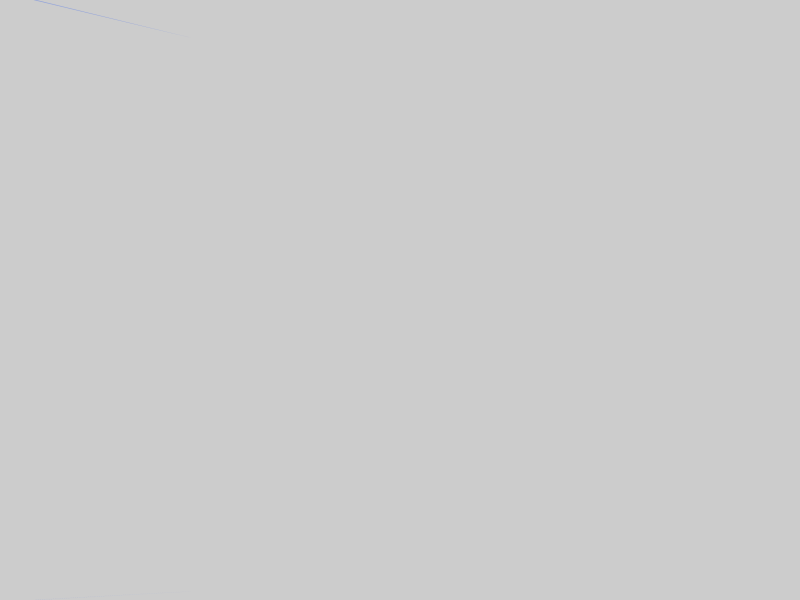
Frame 1 (no input)
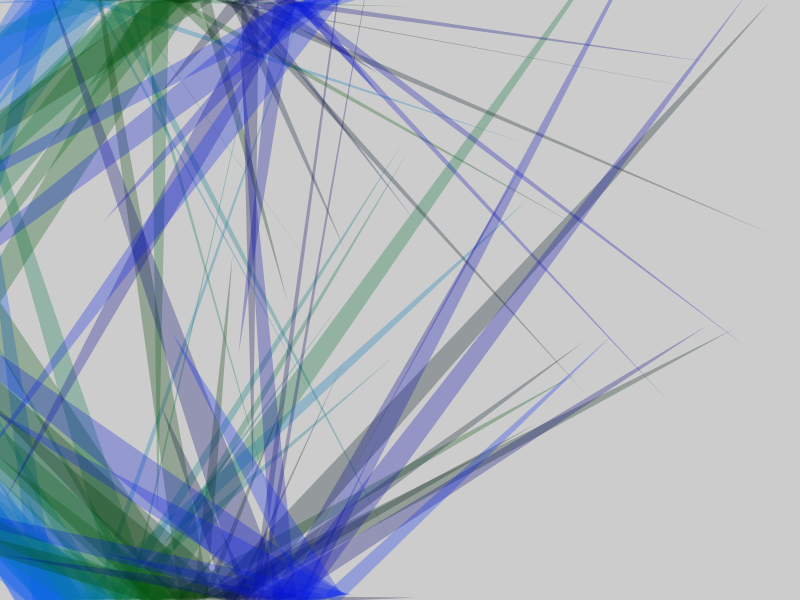
Frame 60 (the mouse pressed at the canvas centre just before this capture)
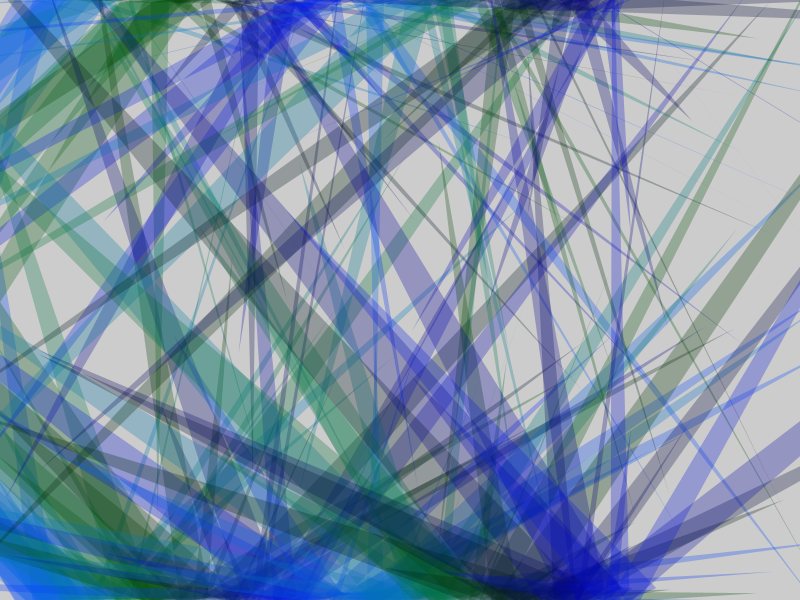
Frame 120 (the mouse held since frame 60 and released just before this capture)

The Processing sketch that drew these frames (run headless with seeded random() and noise(); from frame 60 on, the mouse is pressed at the canvas centre):

// Processing sketch: processing_77869
// ── processing_77869.pde

float noiseval;
float xpos;
float angle = 0.0;

float x1=10;
float y1=0;
float x2=30;
float y2=40;
float x3=20;
float y3=30;


void setup(){
  size (800,600);
  
  noiseval = 0;
  xpos = 10;
  
  
  
}



void draw(){
  
  strokeWeight(0);
//strokeWeight(random(0.1,3));



  noiseval += 0.1;
  xpos=xpos+5;
  
  float n=random(-30,30);
   float valorSeno = sin(angle);
  float valorCoseno = cos(angle);
  
   float r =map(valorSeno,-1,1,0,255);  
  float g =map(valorSeno,-1,1,0,122);
  float b =map(valorCoseno,-1,1,0,255);
  
  //  fill(r,g,b,70);
  //stroke(r,g,b);
  
    fill(0,g,b,70);
  stroke(0,g,b,10);
 
 angle += 0.1;

  
 
 triangle(x1+n+xpos,y1+noiseval,x2-n+xpos,y1-noiseval,x3*n+xpos,y3+random(-200,height));
 triangle(x1+n+xpos,y1+600+noiseval,x2-n+xpos,y1+600-noiseval,x3*n+xpos,y3+random(-200,height));
  
}
